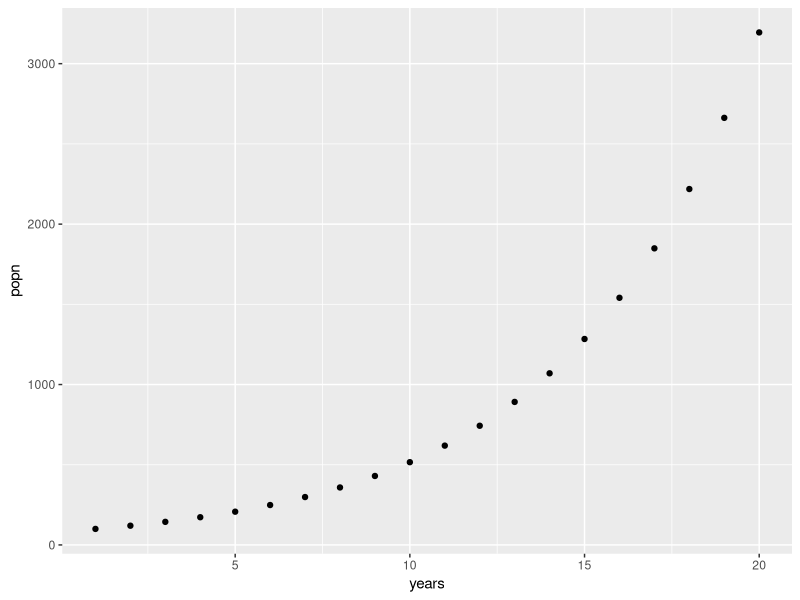

This figure's R source:
## ---- chunk 1
library(tidyverse)
library(here)
## ---- chunk 2
# Create a new function called add_one
# x will be the only input to the function
add_one  <- function(x){
  
  # Add x and 1 together, store as the object "output"
  output <- x + 1
  
  # Print out whatever is stored in "output"
  return(output)
  
} 
## ---- chunk 3
# Supply 10 to our function
add_one(x = 10)

## ---- chunk 4
# Create a new function called add_together
# x and y will be the two arguments to the function
add_together  <- function(x, y){
  
  # Add x and y together, store as the object "output"
  output <- x + y
  
  # Print out whatever is stored in "output"
  return(output)
  
} 
## ---- chunk 5
add_together(3,5)
## ---- chunk 6
add_together
## ---- chunk 7
math_time  <- function(x, y, z){
  
  # Add x and y together, store as the object "output"
  output <- (x - y)^2/z
  
  # Print out whatever is stored in "output"
  return(output)
  
} 

# Output is 1
math_time(5, 2, 9)

## ---- chunk 8
# Create a function called lbs_to_kg that takes a data object 'weights' as input
lbs_to_kg  <- function(weights){
  
  # Multiply weights by 0.454, store as the object "output"
  output <- weights*0.454
  
  # Print out whatever is stored in "output"
  return(output)
  
} 
## ---- chunk 9
bison <- c(1000, 800, 1200, 1400)

lbs_to_kg(weights = bison)

## ---- chunk 10

deviation <- function(vector){
  
  mean <- mean(vector)
  output <- vector - mean
  return(output)
  
}

deviation(bison)

## ---- chunk 11
head(iris)
## ---- chunk 12
iris %>% 
  group_by(Species) %>% 
  summarize(Sepal.Length = mean(Sepal.Length),
            Sepal.Width = mean(Sepal.Width),
            Petal.Length = mean(Petal.Length),
            Petal.Width = mean(Petal.Width))
## ---- chunk 13
iris %>%
  group_by(Species) %>% 
  summarize(across(.cols = c(Sepal.Length, Sepal.Width, Petal.Length, Petal.Width), 
                   .fns = mean))
## ---- chunk 14
iris %>%
  group_by(Species) %>% 
  summarize(across(.cols = Sepal.Length:Petal.Width, 
                   .fns = mean))
## ---- chunk 15
iris %>%
  group_by(Species) %>% 
  summarize(across(.cols = everything(), 
                   .fns = mean))
## ---- chunk 16
iris %>%
  group_by(Species) %>% 
  summarize(across(.cols = where(is.numeric), 
                   .fns = mean))
## ---- chunk 17

## ---- chunk 18
for (i in 1:5) {
  # Print out whatever the value of i is
  print(i)
}
## ---- chunk 19
# First iteration where i = 1:
i <- 1
print(i)
## ---- chunk 20
# Second iteration where i = 2
i <- 2
print(i)
## ---- chunk 21
for (i in 1:5) {
  print(i*2)
}
## ---- chunk 22

## ---- chunk 23
N0 = 100  #initial population size

years = 20  #number of years into the future

N = vector(length = years)  # create an empty vector to store pop. sizes

N[1] = N0  #initial population size should be the first N

lambda = 1.2  #growth rate
## ---- chunk 24
print(N)
## ---- chunk 25
N[5]
## ---- chunk 26
N[1]
## ---- chunk 27
# For every year t in 2 through 20 (remember, "years" also equals 20), apply the following equation
for (t in 2:20) {
  N[t] = N[t - 1] * lambda # Apply the equation
}
## ---- chunk 28
N
## ---- chunk 29
# Store the data output as a dataframe for plotting
popn_data <- tibble(years = 1:years, # Make the years column = 1, 2, 3, ..., 20
                    popn = N) # Make the population column the corresponding population that we calculated
## ---- chunk 30
# Now plot the data with years on the x axis and population on the y
popn_data %>% 
  ggplot(aes(x = years, y = popn)) +
  geom_point()

## ---- chunk 31
N0 = 300  #initial population size

years = 50  #number of years into the future

N = vector(length = years)  # create an empty vector to store pop. sizes

N[1] = N0  #initial population size should be the first N

lambda = 0.95  #growth rate

for (t in 2:50) {
  N[t] = N[t - 1] * lambda # Apply the equation
}

## ---- chunk 32
head(iris)
## ---- chunk 33
iris[1,]
## ---- chunk 34
iris[,3]

## ---- chunk 35
iris[1,3]
## ---- chunk 36
for (i in 1:5) {
  
  # This prints out a statement saying "Here's column i", but the i gets replaced with the number that it's currently at
  print(paste("Here's column",i))
  
  # This prints out column i
  print(iris[,i])
}
## ---- chunk 37
for (i in 1:4) {
  
  # This prints out a statement saying "Here's column i", but the i gets replaced with the number that it's currently at
  print(paste("Here's column",i))
  
  # This prints out column i
  print(mean(iris[,i]))
}
## ---- chunk 38
iris %>% 
    summarize(across(.cols = 1:4, 
                   .fns = mean))
## ---- chunk 39
for (i in 1:4) {
  # Fetch the column names of the dataframe, store in a vector "names"
  names <- colnames(iris)
  
  # Print out the "i"th element of the vector to print alongside the output
  print(names[i])
  
  # This prints out column i
  print(mean(iris[,i]))
}
## ---- chunk 40

# Create a vector of species names
spp_names <- unique(iris$Species)

for (i in 1:length(spp_names)) {
  
filt_data <- iris %>% 
  filter(Species == spp_names[i])

filt_data %>% 
  ggplot(aes(x = Petal.Length,
             y = Petal.Width)) +
  geom_point() +
  geom_smooth(method = "lm") +
  lims(x = c(0,8),
       y = c(0,3))

print(head(filt_data))
  
}

